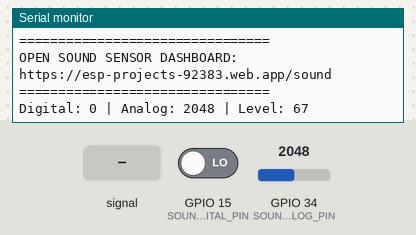
Recording of a sketch running on a simulated ESP32. Parts: the last lines printed to the serial monitor. The inputs (shaded band) are chosen by the test bench; at power-on: GPIO 34 (SOUND_ANALOG_PIN) = 2048, GPIO 15 (SOUND_DIGITAL_PIN) LOW. WiFi joins after 1.5 s; servers stay silent unless stated; uploads are accepted with an empty reply.

Above: at 2.7 s.
2.8 s: GPIO 34 (SOUND_ANALOG_PIN) fed a 200 Hz sine of ±327 counts around its level
At 5.3 s:
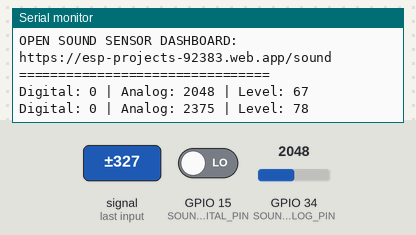
6.2 s: GPIO 34 (SOUND_ANALOG_PIN) set to 2866
At 7.3 s:
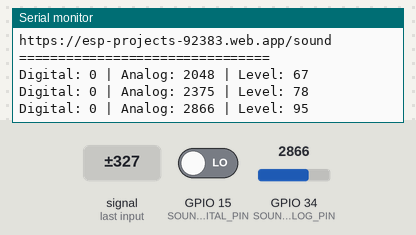
9.6 s: GPIO 15 (SOUND_DIGITAL_PIN) driven HIGH
At 12.5 s:
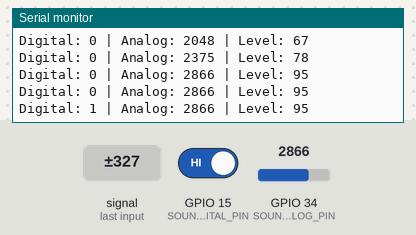
13.0 s: GPIO 34 (SOUND_ANALOG_PIN) fed a 1000 Hz sine of ±1023 counts around its level
At 15.7 s:
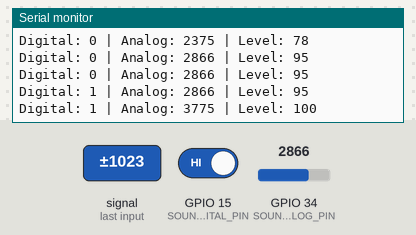
16.4 s: GPIO 34 (SOUND_ANALOG_PIN) set to 3603
At 17.7 s:
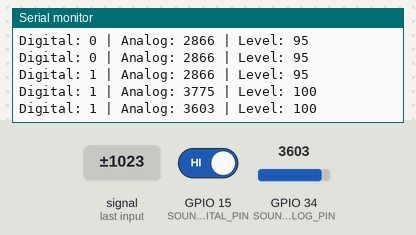
19.8 s: GPIO 15 (SOUND_DIGITAL_PIN) driven LOW
At 22.9 s:
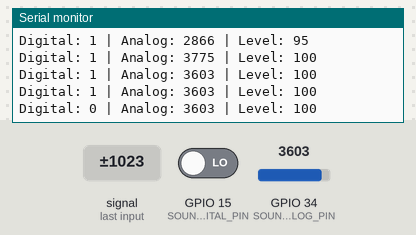
Timing chart, 0 to 24.2 s (numbered marks = the images above; inputs shaded):
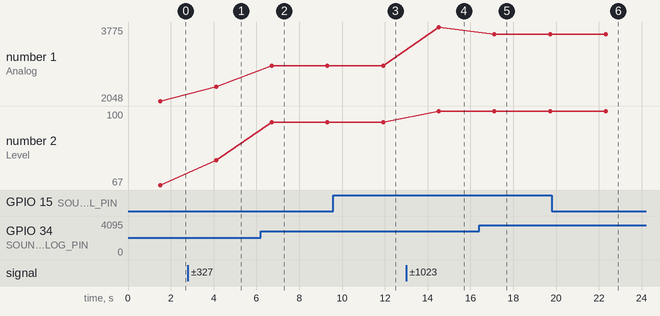

Measured:
- after the input at 2.8 s, the serial monitor: prints a new line after 1.3 s (image 1)
- after the input at 6.2 s, the serial monitor: prints a new line after 0.52 s (image 2)
- after the input at 9.6 s, the serial monitor: prints a new line after 2.3 s (image 3)
- after the input at 13.0 s, the serial monitor: prints a new line after 1.5 s (image 4)
- after the input at 16.4 s, the serial monitor: prints a new line after 0.72 s (image 5)
- after the input at 19.8 s, the serial monitor: prints a new line after 2.5 s (image 6)
- plotted number 1: 2048 → 2375 after the input at 2.8 s, 2375 → 2866 after the input at 6.2 s, 2866 → 3775 after the input at 13.0 s, 3775 → 3603 after the input at 16.4 s
- plotted number 2: 67 → 78 after the input at 2.8 s, 78 → 95 after the input at 6.2 s, 95 → 100 after the input at 13.0 s

The sketch:

Sound_Sensor.ino
```cpp
#include <WiFi.h>
#include <HTTPClient.h>

// -------- WiFi Credentials --------
#define WIFI_SSID "Vivo Y21e"
#define WIFI_PASSWORD "123456789"

// -------- Firebase REST --------
#define FIREBASE_HOST "https://esp-projects-92383-default-rtdb.firebaseio.com"
#define FIREBASE_SECRET "npuRerfKNuU8nUmAM2XZVsgVFsfJQXNSXDdIerLH"

// -------- Sound Sensor Pins --------
#define SOUND_DIGITAL_PIN 15
#define SOUND_ANALOG_PIN 34

void setup() {
  Serial.begin(115200);

  pinMode(SOUND_DIGITAL_PIN, INPUT);

  // WiFi connect
  WiFi.begin(WIFI_SSID, WIFI_PASSWORD);
  Serial.print("Connecting to WiFi");

  while (WiFi.status() != WL_CONNECTED) {
    delay(500);
    Serial.print(".");
  }

  Serial.println("\nWiFi Connected");
  Serial.print("ESP32 IP: ");
  Serial.println(WiFi.localIP());

  // 🔗 Clickable dashboard link
  Serial.println("================================");
  Serial.println("OPEN SOUND SENSOR DASHBOARD:");
  Serial.println("https://esp-projects-92383.web.app/sound");
  Serial.println("================================");
}

void loop() {
  int digitalValue = digitalRead(SOUND_DIGITAL_PIN); // LOW = sound detected
  int analogValue  = analogRead(SOUND_ANALOG_PIN);  // 0–4095

  int soundLevel = map(analogValue, 100, 3000, 0, 100);
  soundLevel = constrain(soundLevel, 0, 100);

  Serial.print("Digital: ");
  Serial.print(digitalValue);
  Serial.print(" | Analog: ");
  Serial.print(analogValue);
  Serial.print(" | Level: ");
  Serial.println(soundLevel);

  if (WiFi.status() == WL_CONNECTED) {
    HTTPClient http;

    // Digital
    String urlDigital = String(FIREBASE_HOST) +
      "/sensors/sound/digital.json?auth=" +
      FIREBASE_SECRET;

    http.begin(urlDigital);
    http.addHeader("Content-Type", "application/json");
    http.PUT(String(digitalValue));
    http.end();

    // Analog
    String urlAnalog = String(FIREBASE_HOST) +
      "/sensors/sound/analog.json?auth=" +
      FIREBASE_SECRET;

    http.begin(urlAnalog);
    http.addHeader("Content-Type", "application/json");
    http.PUT(String(analogValue));
    http.end();

    // Level
    String urlLevel = String(FIREBASE_HOST) +
      "/sensors/sound/level.json?auth=" +
      FIREBASE_SECRET;

    http.begin(urlLevel);
    http.addHeader("Content-Type", "application/json");
    http.PUT(String(soundLevel));
    http.end();
  }

  delay(2000);
}
```
